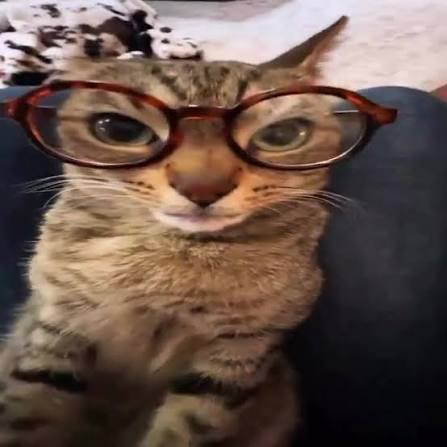
#> input picture clase9-practico/fotos/dehecho.jpg, 447 x 447 px; its folder holds only this picture in this run
$ python marco.py
#> lines starting #> are read from the running program, lines starting #| are printed output that depends on the picture; after the words box and inside, x2 and y2 are one past the last pixel; in counts of white or black regions, pixels touching at a corner belong together
# Ejercicio 9.2 - Marco de color con título
# Uso:  python marco.py            (usa la primera foto de fotos/)
#       python marco.py dormido.jpg (usa la foto que le digas)
import cv2, os, sys
import numpy as np

os.chdir(os.path.dirname(os.path.abspath(__file__)))

BORDE = 30                     # px de marco a los costados y arriba
FRANJA = 70                    # px de franja abajo, para el título
COLOR_MARCO = (120, 60, 20)    # BGR: un azul oscuro
COLOR_TEXTO = (255, 255, 255)  # blanco
FUENTE = cv2.FONT_HERSHEY_SIMPLEX

# 1. Elegir la imagen
if len(sys.argv) > 1:
    nombre = sys.argv[1]
else:
    nombre = next(n for n in sorted(os.listdir("fotos"))
                  if n.lower().endswith((".jpg", ".jpeg", ".png")))

img = cv2.imread(os.path.join("fotos", nombre))
#> img is the input picture: shape (447, 447, 3); mean B, G, R 74.9, 83.8, 103.5
if img is None:
    sys.exit(f"No se pudo abrir {nombre}")

alto, ancho = img.shape[:2]
#> alto = 447; ancho = 447

# 2. La cuenta del lienzo (hacela en papel):
#    ancho total = borde + ancho + borde
#    alto total  = borde + alto + franja
alto_lienzo = BORDE + alto + FRANJA
#> alto_lienzo = 547
ancho_lienzo = BORDE + ancho + BORDE
#> ancho_lienzo = 507

# np.full crea una tabla llena de un mismo color. Es (alto, ancho, 3).
lienzo = np.full((alto_lienzo, ancho_lienzo, 3), COLOR_MARCO, dtype=np.uint8)

# 3. Pegar la imagen: el hueco del lienzo mide justo lo mismo que img
lienzo[BORDE:BORDE + alto, BORDE:BORDE + ancho] = img
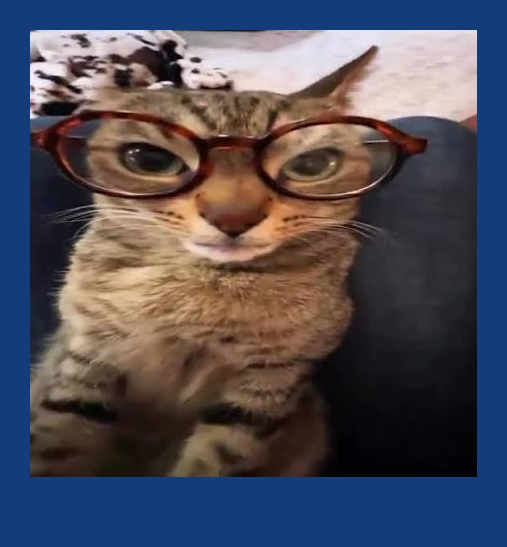
#> lienzo: shape (547, 507, 3); mean B, G, R 87.5, 77.2, 80.2

# 4. El título es el nombre del archivo sin la extensión
base, extension = nombre.rsplit(".", 1)
titulo = base.replace("_", " ")

# Si el título no entra a lo ancho, achicar la letra de a poco
escala = 1.0
while escala > 0.3:
    (ancho_texto, _), _ = cv2.getTextSize(titulo, FUENTE, escala, 2)
    if ancho_texto <= ancho:
        break
    escala -= 0.1
#> after the loop, escala = 1

# putText usa la esquina de ABAJO a la izquierda del texto como punto (x, y)
y_texto = BORDE + alto + 45
#> y_texto = 522
cv2.putText(lienzo, titulo, (BORDE, y_texto), FUENTE, escala,
            COLOR_TEXTO, 2, cv2.LINE_AA)
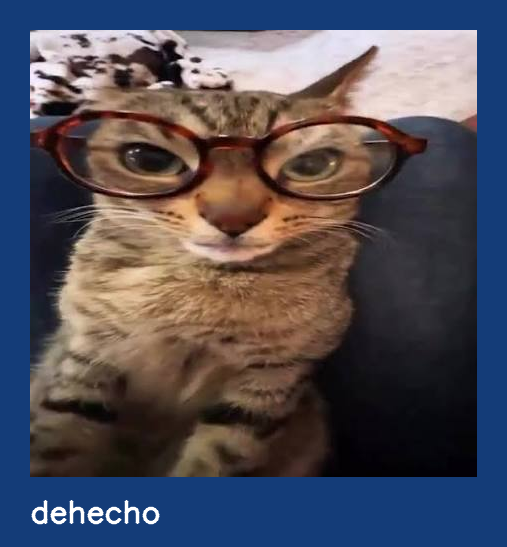
#> lienzo: shape (547, 507, 3); 0.57% of pixels changed, all inside (x1, y1, x2, y2) = (31, 500, 160, 525)

# 5. Guardar con _marco en el nombre
os.makedirs("salida", exist_ok=True)
destino = os.path.join("salida", f"{base}_marco.{extension}")
cv2.imwrite(destino, lienzo)
print("Guardado:", destino)

$ run again, on clase9-practico/fotos/muejeje.jpg
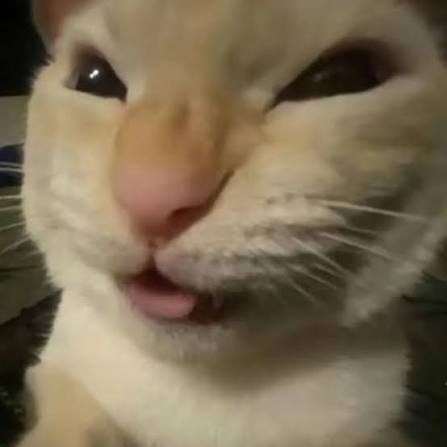
#> input picture clase9-practico/fotos/muejeje.jpg, 447 x 447 px
#> img is the input picture: shape (447, 447, 3); mean B, G, R 83, 107.4, 122.6
#> `lienzo[BORDE:BORDE + alto, BORDE:BORDE + ancho] = img`:
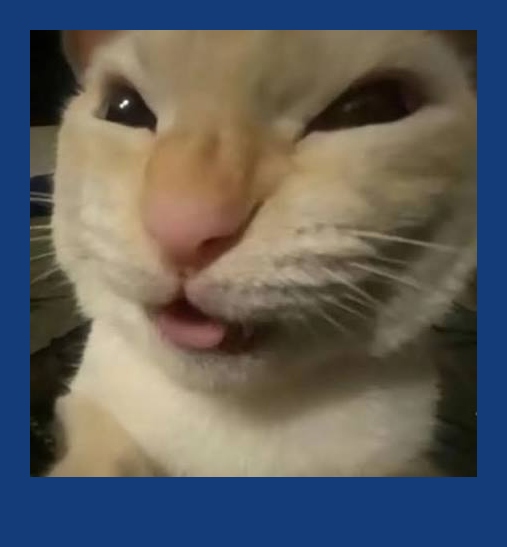
#> lienzo: shape (547, 507, 3); mean B, G, R 93.3, 94.1, 93.9
#> `cv2.putText(lienzo, titulo, (BORDE, y_texto), FUENTE, escala, COLOR_TE..`:
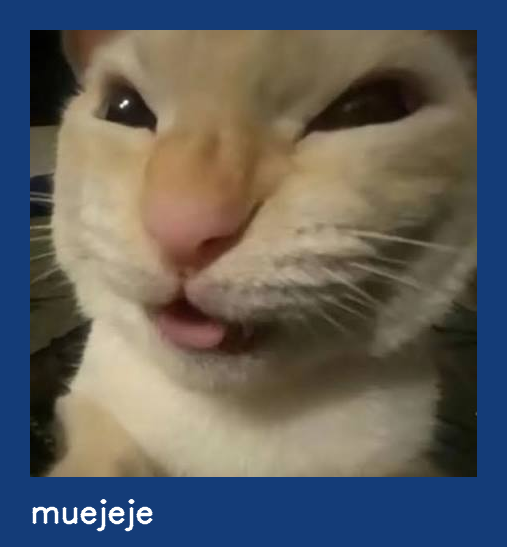
#> lienzo: shape (547, 507, 3); 0.56% of pixels changed, all inside (x1, y1, x2, y2) = (32, 499, 153, 532)

$ run again, on clase9-practico/fotos/nojao.jpg
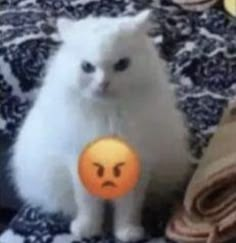
#> input picture clase9-practico/fotos/nojao.jpg, 236 x 243 px
#> img is the input picture: shape (243, 236, 3); mean B, G, R 117, 111.1, 111.5
#> `lienzo[BORDE:BORDE + alto, BORDE:BORDE + ancho] = img`:
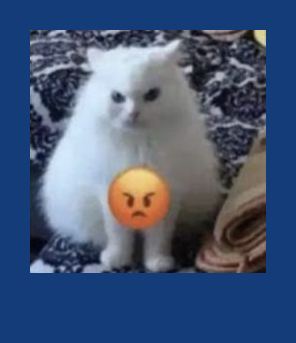
#> lienzo: shape (343, 296, 3); mean B, G, R 118.3, 88.8, 71.7
#> `cv2.putText(lienzo, titulo, (BORDE, y_texto), FUENTE, escala, COLOR_TE..`:
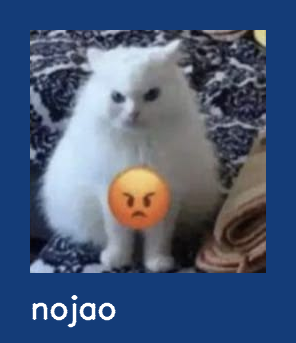
#> lienzo: shape (343, 296, 3); 0.99% of pixels changed, all inside (x1, y1, x2, y2) = (32, 295, 116, 328)

$ run again, on clase9-practico/fotos/dormido.jpg
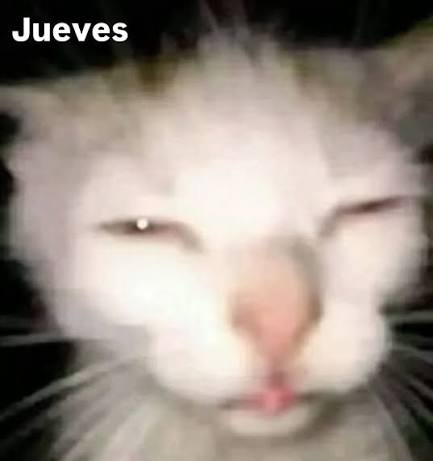
#> input picture clase9-practico/fotos/dormido.jpg, 433 x 461 px
#> img is the input picture: shape (461, 433, 3); mean B, G, R 131.9, 140.9, 152
#> `lienzo[BORDE:BORDE + alto, BORDE:BORDE + ancho] = img`:
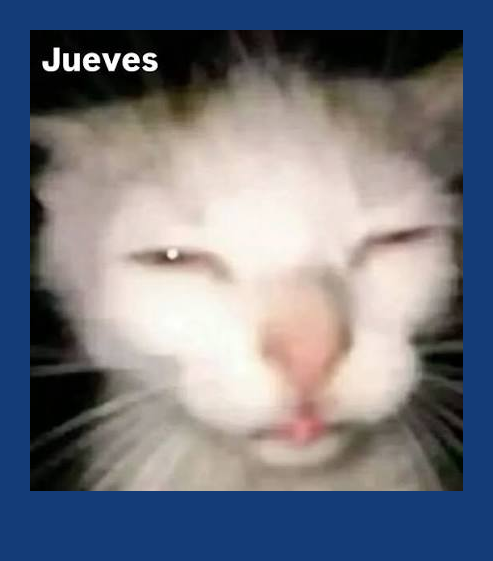
#> lienzo: shape (561, 493, 3); mean B, G, R 128.6, 118.4, 115.3
#> `cv2.putText(lienzo, titulo, (BORDE, y_texto), FUENTE, escala, COLOR_TE..`:
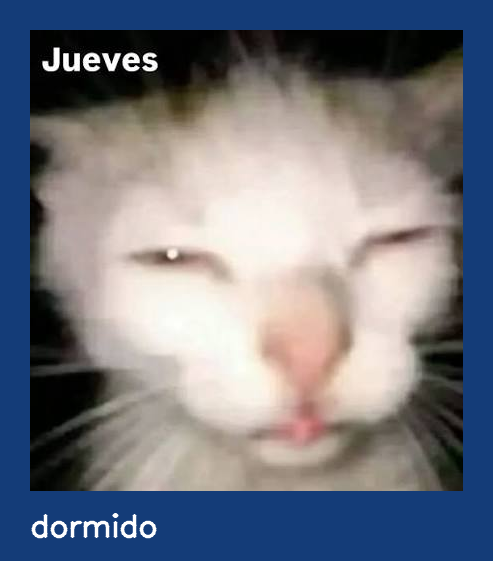
#> lienzo: shape (561, 493, 3); 0.54% of pixels changed, all inside (x1, y1, x2, y2) = (31, 513, 157, 539)

$ run again, on clase9-practico/fotos/eee.jpg
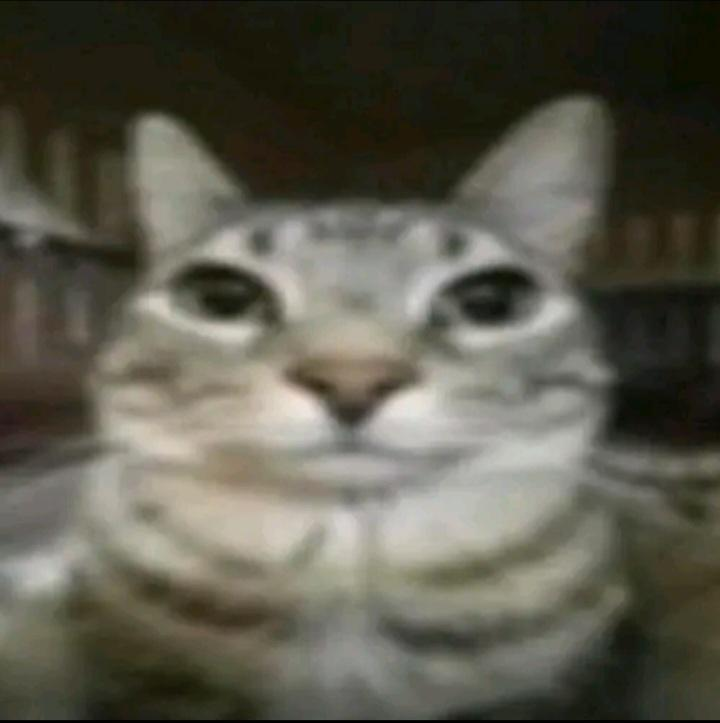
#> input picture clase9-practico/fotos/eee.jpg, 720 x 723 px
#> img is the input picture: shape (723, 720, 3); mean B, G, R 77.6, 90.1, 92
#> `lienzo[BORDE:BORDE + alto, BORDE:BORDE + ancho] = img`:
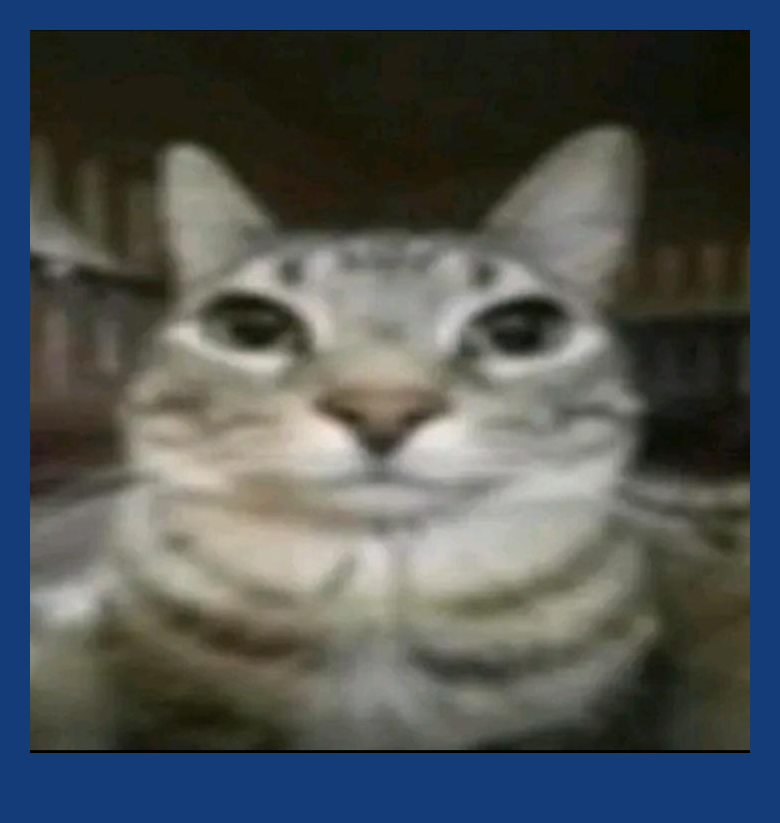
#> lienzo: shape (823, 780, 3); mean B, G, R 85.6, 84.4, 78.4
#> `cv2.putText(lienzo, titulo, (BORDE, y_texto), FUENTE, escala, COLOR_TE..`:
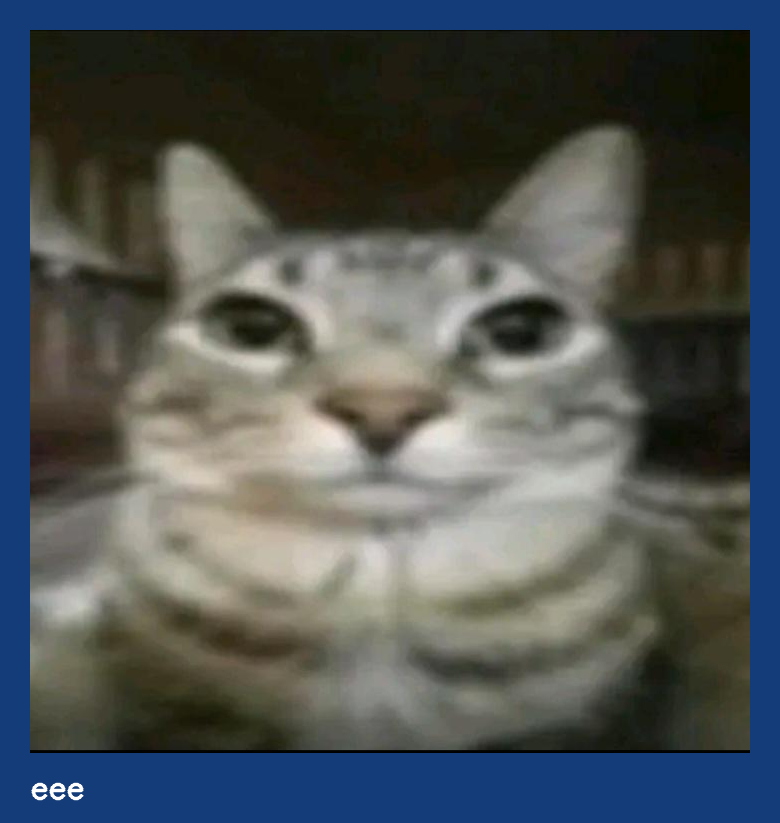
#> lienzo: shape (823, 780, 3); 0.11% of pixels changed, all inside (x1, y1, x2, y2) = (31, 782, 84, 801)
